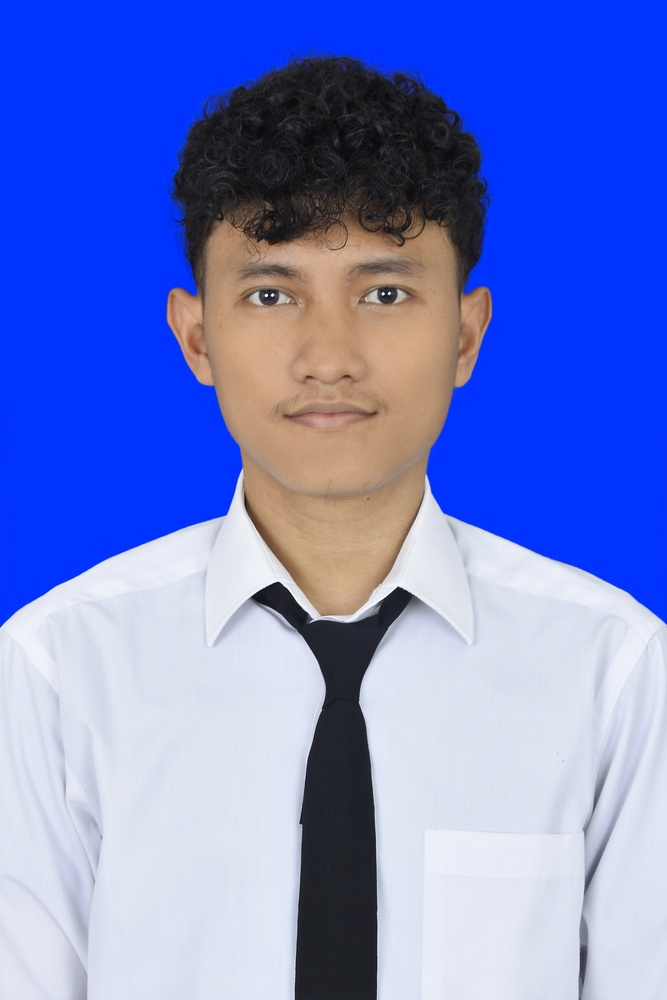
#> input picture media/images/Pas_Foto.jpg, 667 x 1000 px, shrunk from 2585 x 3878 before the run
$ python -i image_util.py   (imports and definitions only)
#> lines starting #> are read from the running program, lines starting #| are printed output that depends on the picture
from PIL import Image
from io import BytesIO

def crop_center_square(image_file):
#> called with image_file = '../../media/images/Pas_Foto.jpg'
    img = Image.open(image_file)
#> img is the input picture: PIL image 667x1000 RGB; mean R, G, B 112.4, 128.9, 206.8
    width, height = img.size
#> width = 667; height = 1000

    if width > height:
        img = img.rotate(-90, expand=True)
        width, height = img.size

    min_dim = min(width, height)
#> min_dim = 667
    left = (width - min_dim) // 2
#> left = 0
    top = (height - min_dim) // 2
#> top = 166
    right = left + min_dim
#> right = 667
    bottom = top + min_dim
#> bottom = 833
    img_cropped = img.crop((left, top, right, bottom))
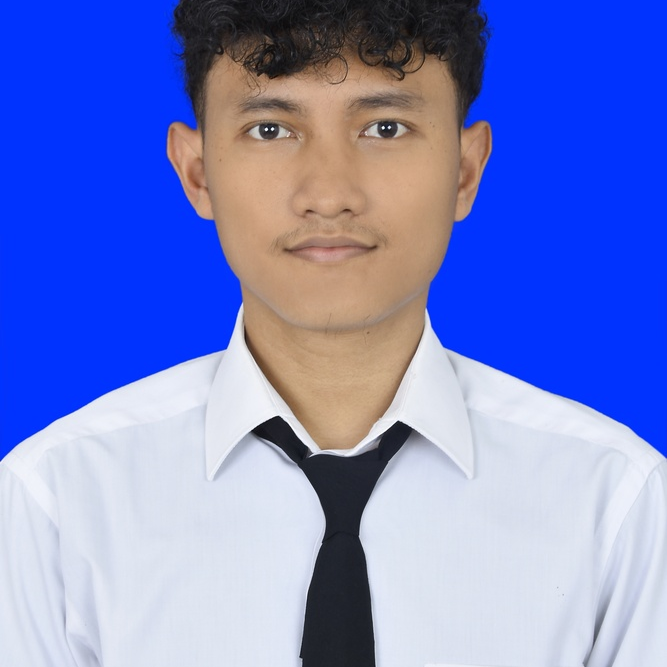
#> img_cropped: PIL image 667x667 RGB; mean R, G, B 117.7, 131.3, 205

    if img_cropped.mode in ("RGBA", "LA"):
        img_cropped = img_cropped.convert("RGB")

    cropped_io = BytesIO()
    img_cropped.save(cropped_io, format='JPEG')
    cropped_io.seek(0)
    return cropped_io.getvalue()

>>> result = crop_center_square('../../media/images/Pas_Foto.jpg')

$ run again, on media/images/face_1768353492930.jpg
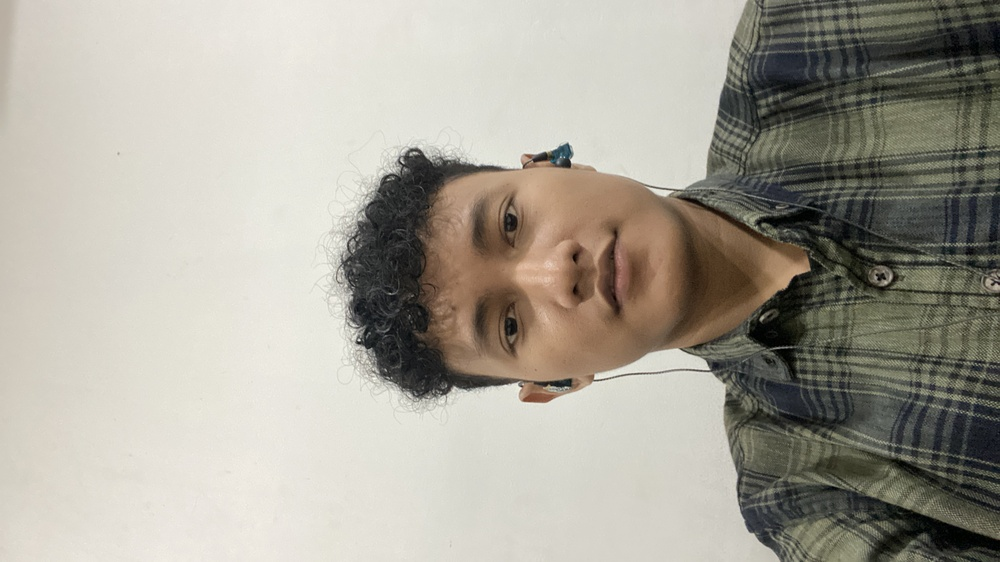
#> input picture media/images/face_1768353492930.jpg, 1000 x 562 px, shrunk from 4032 x 2268 before the run
#> in crop_center_square, img is the input picture: PIL image 1000x562 RGB; mean R, G, B 167.8, 163.7, 152.8
#> in crop_center_square, `img = img.rotate(-90, expand=True)`:
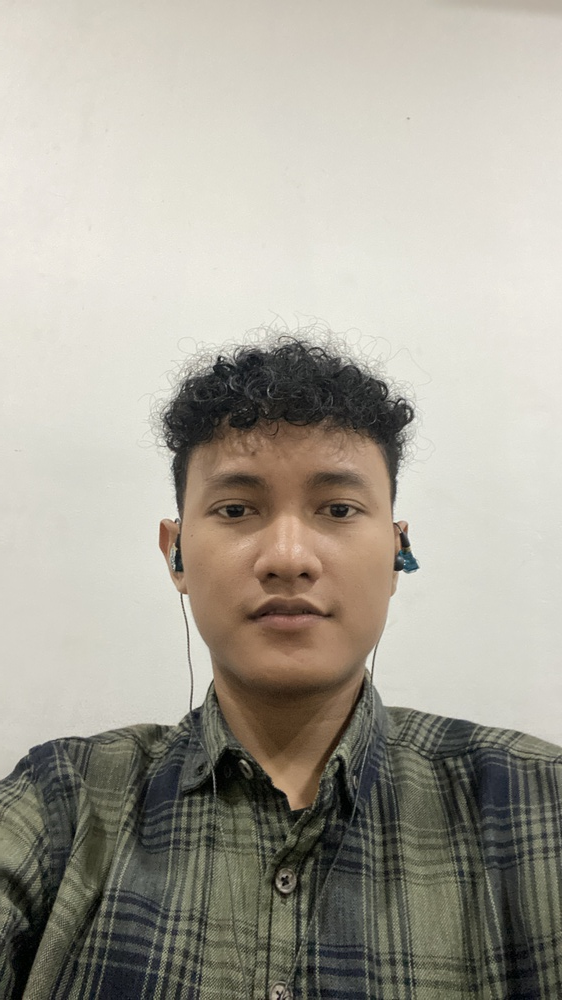
#> img: PIL image 562x1000 RGB; mean R, G, B 167.8, 163.7, 152.8
#> in crop_center_square, `img_cropped = img.crop((left, top, right, bottom))`:
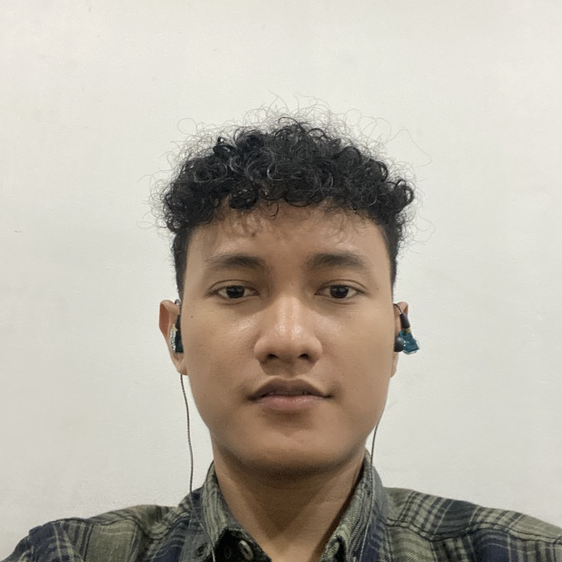
#> img_cropped: PIL image 562x562 RGB; mean R, G, B 184, 177.5, 166.2

$ run again, on media/images/face_1768354279912.jpg
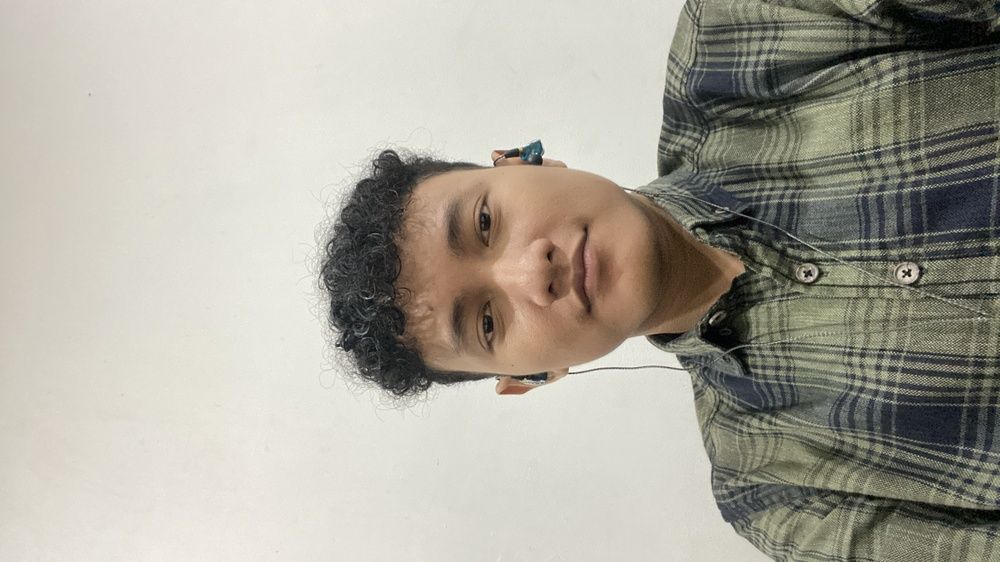
#> input picture media/images/face_1768354279912.jpg, 1000 x 562 px, shrunk from 4032 x 2268 before the run
#> in crop_center_square, img is the input picture: PIL image 1000x562 RGB; mean R, G, B 170, 166.4, 155.1
#> in crop_center_square, `img = img.rotate(-90, expand=True)`:
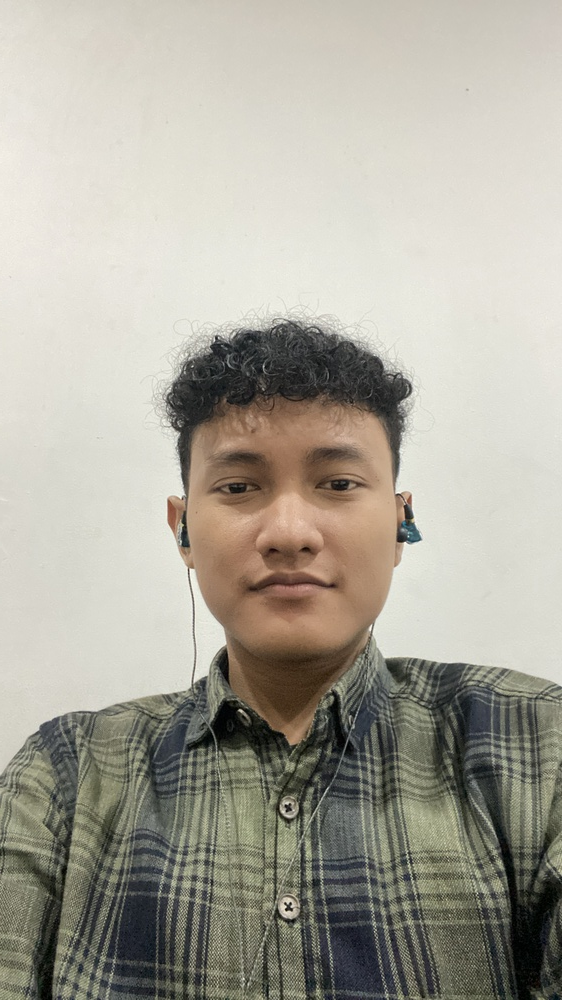
#> img: PIL image 562x1000 RGB; mean R, G, B 170, 166.4, 155.1
#> in crop_center_square, `img_cropped = img.crop((left, top, right, bottom))`:
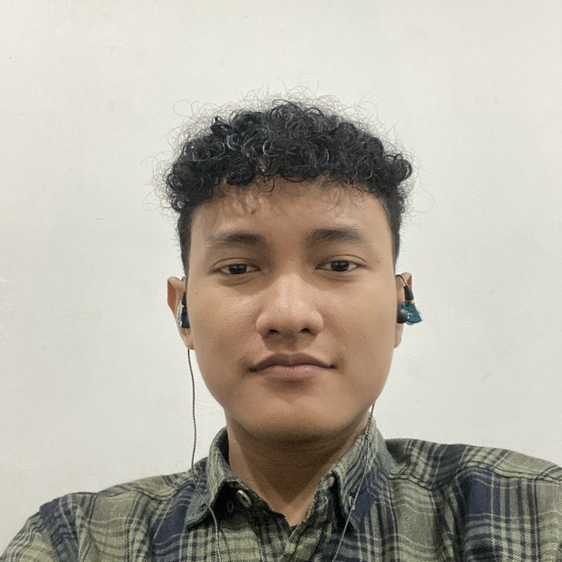
#> img_cropped: PIL image 562x562 RGB; mean R, G, B 180.1, 174.4, 162.9
